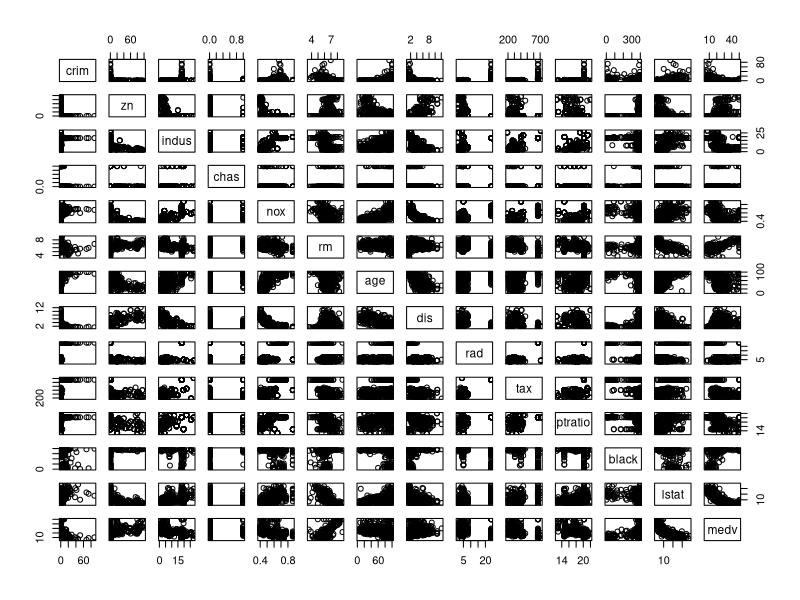
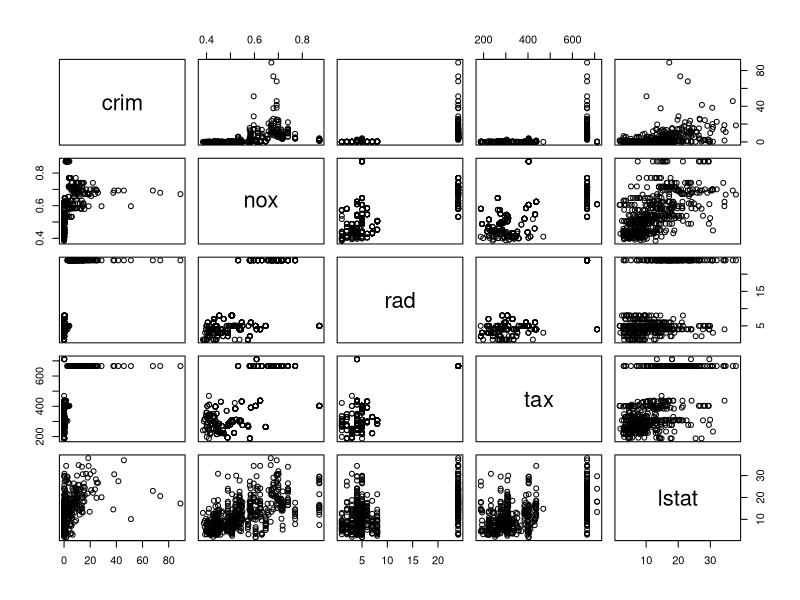
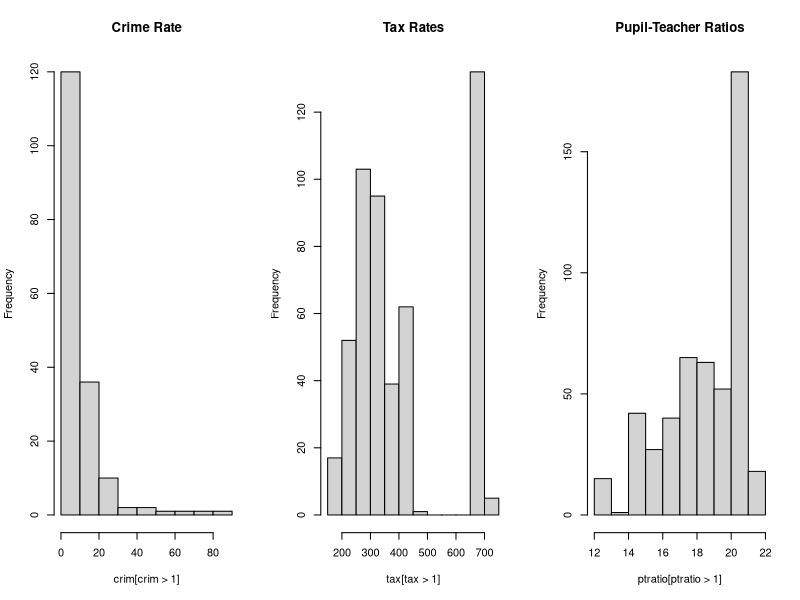

The R script that drew these images, in order:
## ---- chunk 1
library(MASS)
## ---- chunk 2
attach(Boston)
dim(Boston)
names(Boston)
## ---- chunk 3
pairs(Boston)
## ---- chunk 4
corr_Boston <- cor(Boston)
# We want to see the predictos associated with "crim"
corr_Boston_crim <- corr_Boston[-1, 1]
corr_Boston_crim
# We see the ones with the highest correlation with "crim" are: "rad", "tax", lstat", and "nox"

pairs(Boston[, c(1, 5, 9, 10, 13)])
## ---- chunk 5
par(mfrow=c(1,3))
hist(crim[crim > 1], breaks = 10, main = "Crime Rate")
hist(tax[tax > 1], breaks = 10, main = "Tax Rates")
hist(ptratio[ptratio > 1], breaks = 10, main = "Pupil-Teacher Ratios")
## ---- chunk 6
sum(chas == 1)
## ---- chunk 7
median(ptratio)
## ---- chunk 8
# We see observation "399" has the minimum, but let's observe further.
which.min(medv)
summary(Boston)



# Find the minimum "medv"
min_medv <- Boston[medv == min(medv), ]
# Find the range for those predictors
range_Boston <- sapply(Boston, range)

# Combine it all together and rename the items
exercise10_g <- rbind(min_medv, range_Boston)
rownames(exercise10_g) <- c("1st Lowest medv", "2nd Lowest medv", "Minimum", "Maximum")
exercise10_g
## ---- chunk 9
# Find the amounts
sum(rm > 7)
sum(rm > 8)

# Find the range for the "rm" greater than 8 rooms
range_Boston_eight <- sapply(Boston[rm > 8, ], range)
# Find the range for those predictors
range_Boston <- sapply(Boston, range)

# Combine it all together and rename the items
exercise10_h <- rbind(range_Boston_eight, range_Boston)
rownames(exercise10_h) <- c("Minimum (greater than 8 Rooms)", "Maximum (greater than 8 Rooms)", "Minimum (Boston Dataset)", "Maximum (Boston Dataset")
exercise10_h
